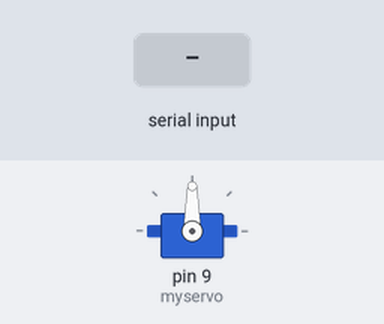
Simulated run of this sketch. Board: Arduino Uno, built with avr-gcc and run on an emulated ATmega328P. Parts: servo. The test bench sets the inputs (shaded band).

Above: at 1.2 s.
1.3 s: "30,150\n" received over Serial
At 1.6 s:
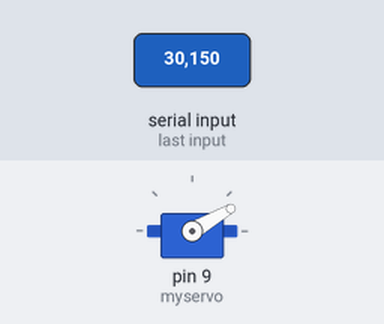
2.8 s: "5\n" received over Serial
At 4.0 s:
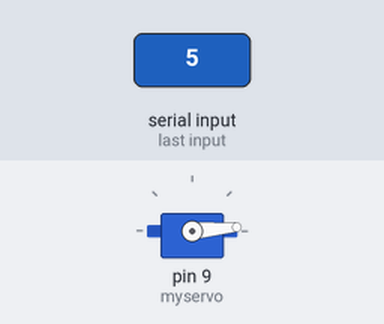
4.3 s: "200\n" received over Serial
At 5.1 s:
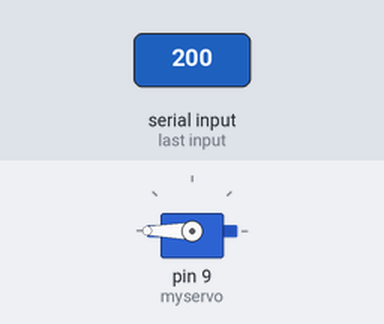
5.8 s: "90,45\n" received over Serial
At 6.3 s:
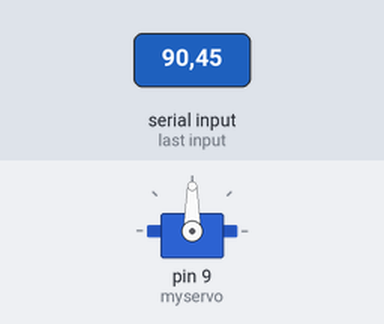
Timing chart, 0 to 8.3 s (numbered marks = the images above; inputs shaded):
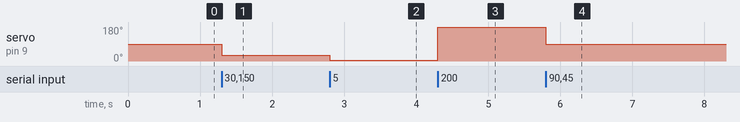

The sketch:

SerialEvent.ino
```cpp
#include <Servo.h>
String inputString = "";         // a string to hold incoming data
boolean stringComplete = false;  // whether the string is complete
int pos = 0;    // variable to store the servo position
Servo myservo;

void setup() {
  // initialize serial:
  Serial.begin(115200);
  // important make it fast
  Serial.setTimeout(100);
  myservo.attach(9);
}

void loop() {
  // print the string when a newline arrives:

}

/*
  SerialEvent occurs whenever a new data comes in the
 hardware serial RX.  This routine is run between each
 time loop() runs, so using delay inside loop can delay
 response.  Multiple bytes of data may be available.
 */
void serialEvent() {
  while (Serial.available()) {
    // get the new byte:
    inputString = Serial.readStringUntil('\n');
    pos = inputString.toInt();
    inputString = "";
    myservo.write(pos);
     delay(20);
  }
  delay(10);
}
```

Measured:
- after the input at 1.3 s, servo on pin 9 (myservo): 90° → 30° at once
- after the input at 2.8 s, servo on pin 9 (myservo): 30° → 5° at once
- after the input at 4.3 s, servo on pin 9 (myservo): 5° → 180° at once
- after the input at 5.8 s, servo on pin 9 (myservo): 180° → 90° at once
